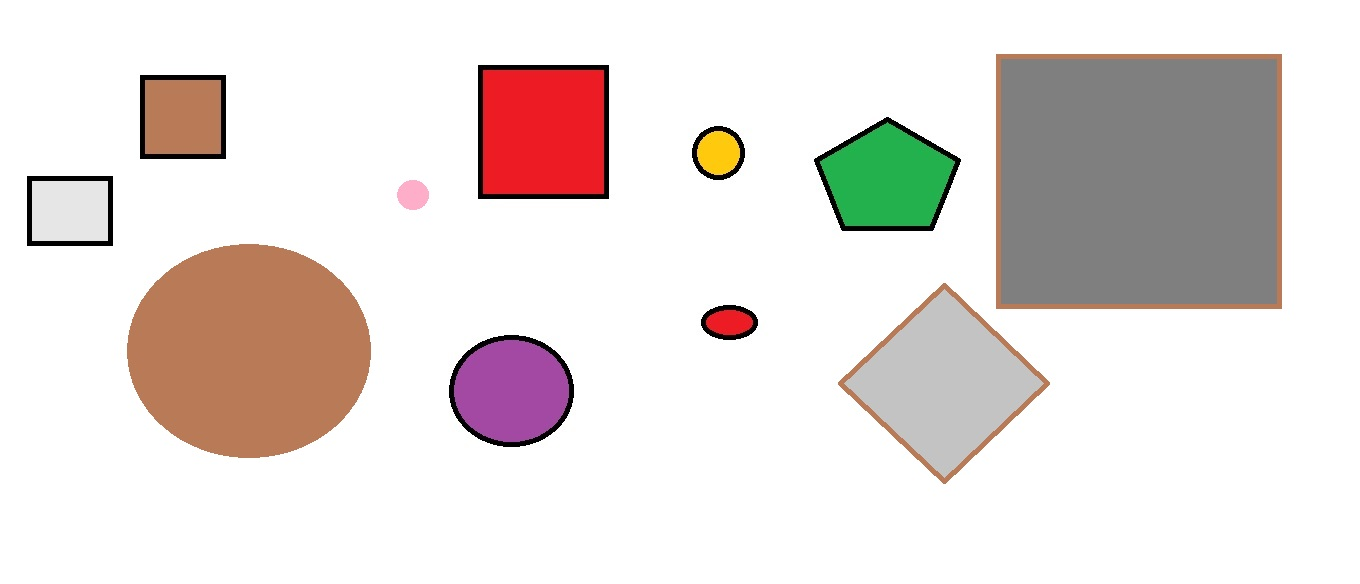
#> input picture test.jpg, 1360 x 584 px
$ python detect_shape.py
#> lines starting #> are read from the running program, lines starting #| are printed output that depends on the picture; after the words box and inside, x2 and y2 are one past the last pixel; in counts of white or black regions, pixels touching at a corner belong together
import cv2
import numpy as np
font = cv2.FONT_HERSHEY_DUPLEX

img = cv2.imread("test.jpg", cv2.IMREAD_GRAYSCALE)
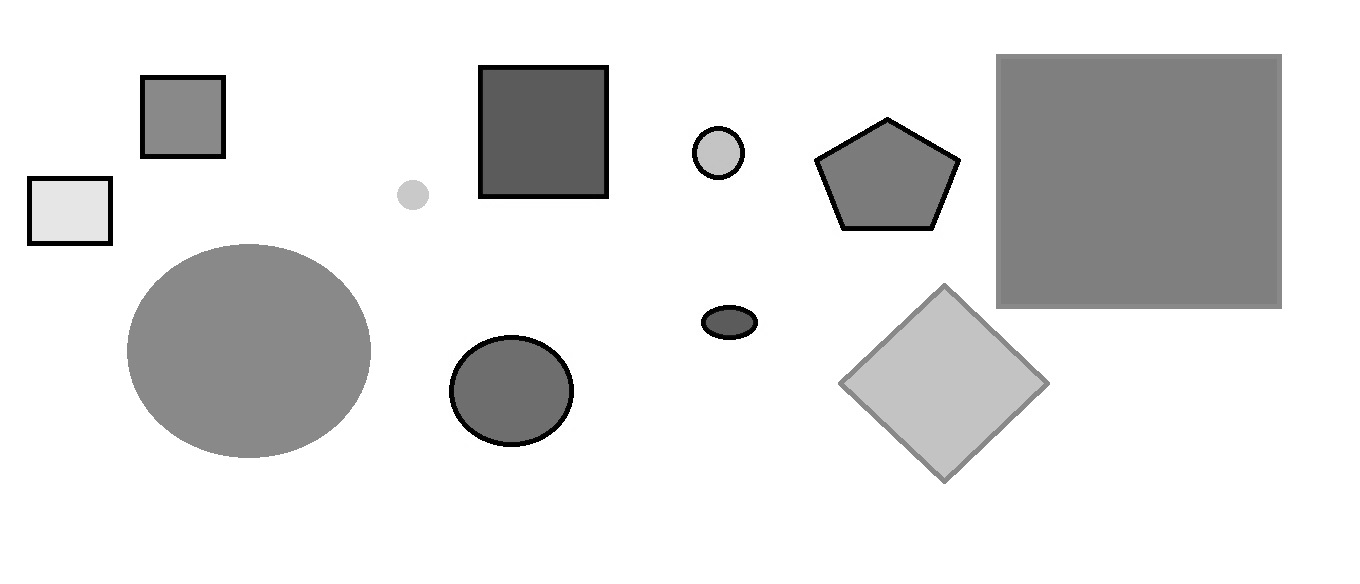
#> img: shape (584, 1360); min 0, max 255, mean 224.2
_, threshold = cv2.threshold(img, 240, 255, cv2.THRESH_BINARY)
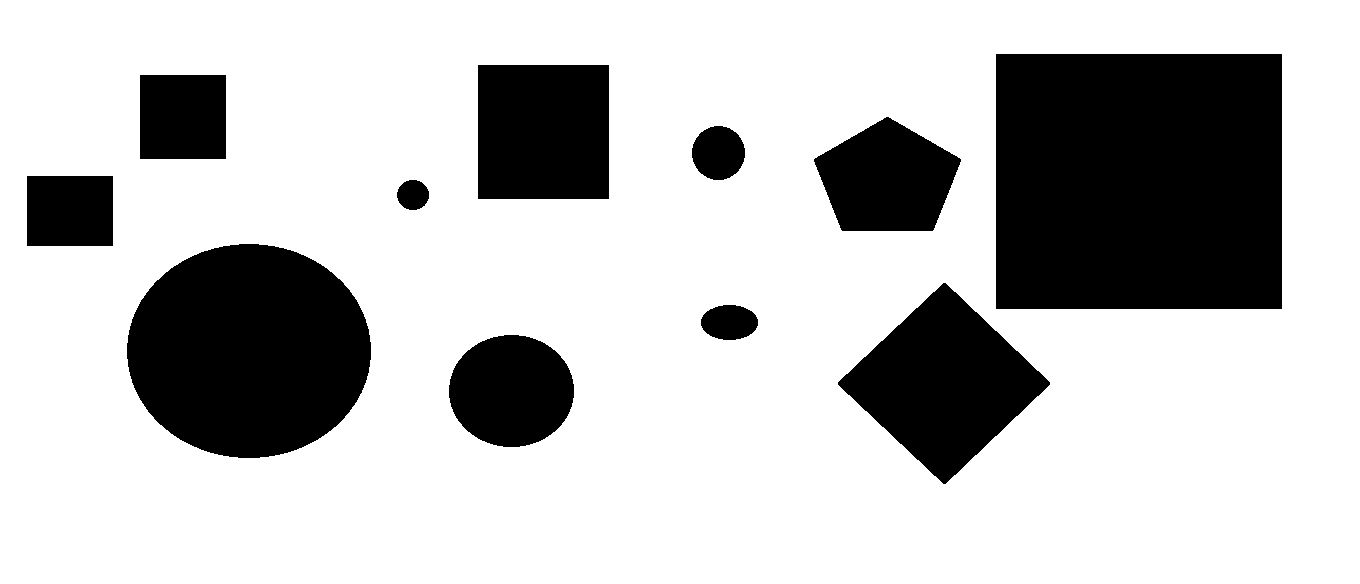
#> threshold: shape (584, 1360); 75.6% white; 11 black regions
contours, _ = cv2.findContours(threshold, cv2.RETR_TREE, cv2.CHAIN_APPROX_SIMPLE)
#> contours = 12 contours; largest, box (x1, y1, x2, y2) and area: (0, 0, 1360, 584) 792297, (995, 53, 1283, 310) 73470, (126, 243, 372, 459) 41291, (837, 282, 1051, 485) 21952, (477, 64, 610, 200) 17818
for cnt in contours:
    approx = cv2.approxPolyDP(cnt, 0.01*cv2.arcLength(cnt, True), True)
    cv2.drawContours(img, [approx], 0, (0), 5)
    x = approx.ravel()[0]
    y = approx.ravel()[1]
    if len(approx) == 4:
        cv2.putText(img, "Square", (x, y), font, 1, (0))
    elif len(approx) > 8:
        cv2.putText(img, "Circle", (x, y), font, 1, (0))
#> this loop made 12 passes
#> (approx, x, y) on passes 1, 4, 7, 10, 11, 12: ([[0, 0], [0, 583], [1359, 583], [1359, 0]], 0, 0), ([[943, 282], [1050, 382], [945, 484], [837, 384]], 943, 282), ([[26, 176], [112, 175], [113, 245], [27, 246]], 26, 176), ([[139, 75], [225, 74], [226, 158], [140, 159]], 139, 75), ([[478, 64], [609, 65], [608, 199], [477, 198]], 478, 64), ([[995, 54], [1281, 53], [1282, 308], [996, 309]], 995, 54)
#> (x, y) on passes 2, 3, 5, 6, 8, 9: (493, 336), (700, 319), (214, 247), (409, 179), (714, 125), (813, 159)
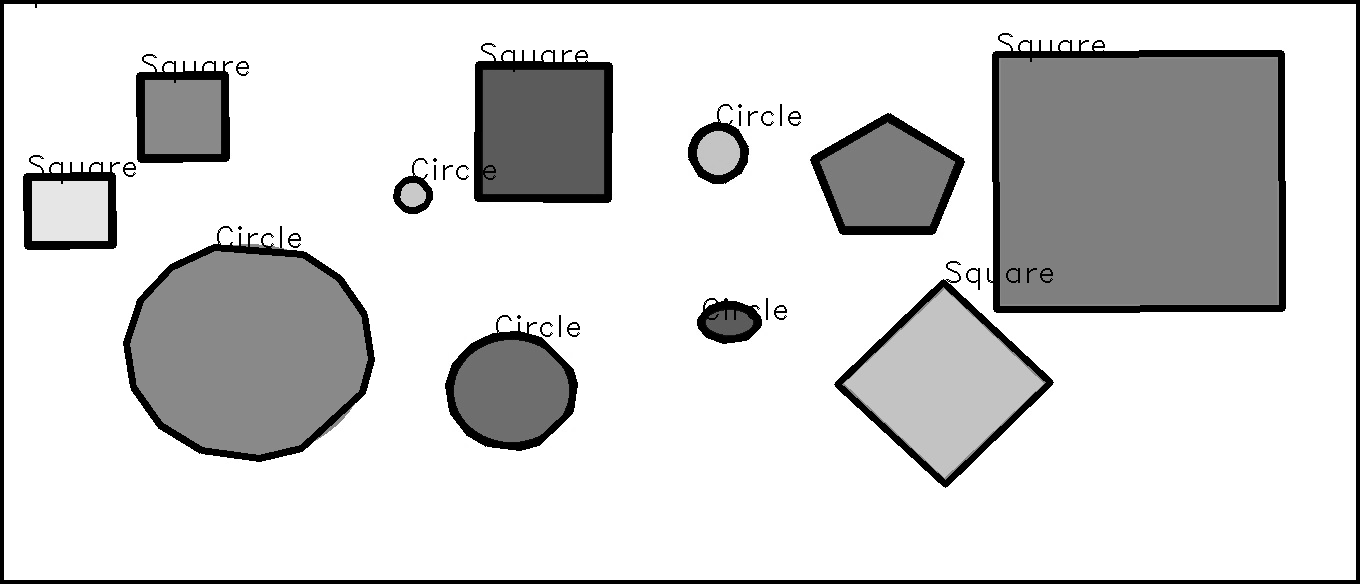
#> img: shape (584, 1360); 5.98% of pixels changed, all inside (x1, y1, x2, y2) = (0, 0, 1360, 584)
cv2.imshow("test", img)
cv2.imshow("Threshold", threshold)
cv2.waitKey(0)
cv2.destroyAllWindows()
